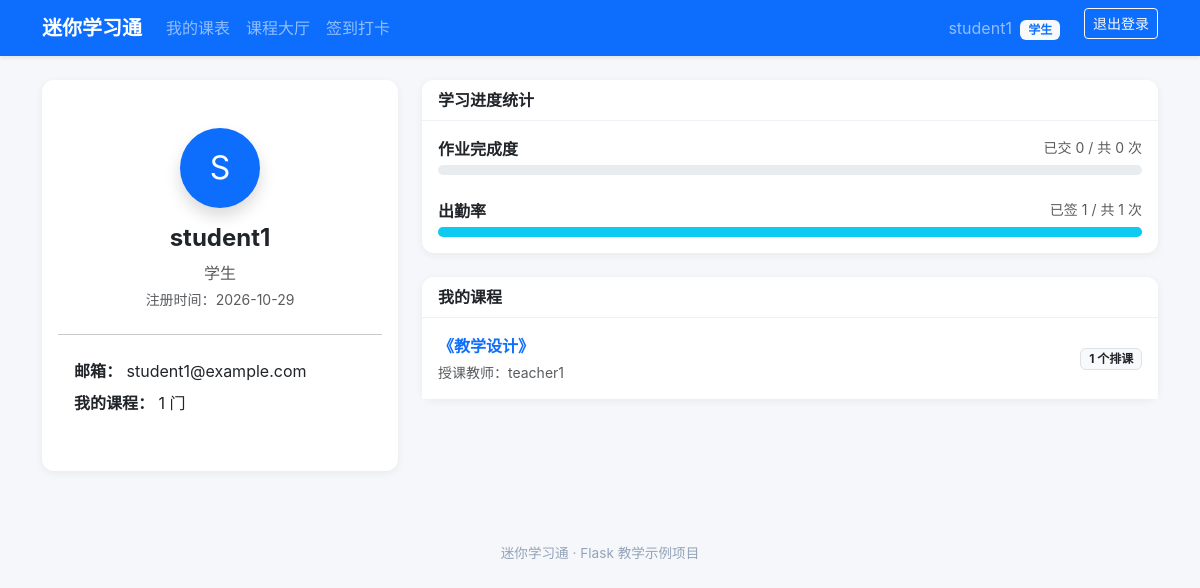
The app's page /profile (signed in) with its own data.
### models.py (models this page shows, shortened)
class User(UserMixin, db.Model):
    __tablename__ = 'user'
    id = db.Column(db.Integer, primary_key=True)
    username = db.Column(db.String(32), unique=True, nullable=False, index=True)
    password_hash = db.Column(db.String(255), nullable=False)
    role = db.Column(db.String(16), nullable=False, default='student')
    email = db.Column(db.String(120), unique=True, nullable=True)
    create_time = db.Column(db.DateTime, nullable=False, default=datetime.now)
    @property
    def is_teacher(self):
        return self.role == 'teacher'
    @property
    def role_label(self):
        return '教师' if self.role == 'teacher' else '学生'

class Course(db.Model):
    __tablename__ = 'course'
    id = db.Column(db.Integer, primary_key=True)
    name = db.Column(db.String(100), nullable=False)
    description = db.Column(db.Text)
    teacher_id = db.Column(db.Integer, db.ForeignKey('user.id'), nullable=False)
    create_time = db.Column(db.DateTime, default=datetime.now)
    teacher = db.relationship('User', backref='taught_courses')
    schedules = db.relationship('Schedule', backref='course', cascade='all, delete-orphan')
    enrollments = db.relationship('Enrollment', backref='course', cascade='all, delete-orphan')
    homeworks = db.relationship('Homework', backref='course', cascade='all, delete-orphan')
    sign_ins = db.relationship('SignIn', backref='course', cascade='all, delete-orphan')
    notifications = db.relationship('Notification', backref='course', cascade='all, delete-orphan')

### app.py (the view)
@app.route('/profile')
@login_required
def profile():
    courses = get_user_courses()
    course_ids = [c.id for c in courses]
    total_homeworks = 0
    submitted_count = 0
    if course_ids:
        total_homeworks = Homework.query.filter(Homework.course_id.in_(course_ids)).count()
        if not current_user.is_teacher:
            submitted_count = Submission.query.filter(
                Submission.student_id == current_user.id,
                Submission.homework_id.in_(
                    db.session.query(Homework.id).filter(Homework.course_id.in_(course_ids))
                )
            ).count()
    total_signs = 0
    signed_count = 0
    if course_ids:
        total_signs = SignIn.query.filter(SignIn.course_id.in_(course_ids)).count()
        if not current_user.is_teacher:
            signed_count = SignRecord.query.filter_by(student_id=current_user.id).count()
    attendance_rate = round((signed_count / total_signs * 100), 1) if total_signs > 0 else 0
    homework_rate = round((submitted_count / total_homeworks * 100), 1) if total_homeworks > 0 else 0
    return render_template('profile.html', courses=courses,
                           total_homeworks=total_homeworks, submitted_count=submitted_count, homework_rate=homework_rate,
                           total_signs=total_signs, signed_count=signed_count, attendance_rate=attendance_rate)

### app.py (called while the page is built)
def get_user_courses():
    if current_user.is_teacher:
        return Course.query.filter_by(teacher_id=current_user.id).all()
    enrollments = Enrollment.query.filter_by(student_id=current_user.id).all()
    return [e.course for e in enrollments]

### models.py (called while the page is built)
@login_manager.user_loader
def load_user(user_id):
    try:
        return db.session.get(User, int(user_id))
    except (TypeError, ValueError):
        return None

### templates/profile.html (shortened to what this page needs)
{% extends 'base.html' %}
{% block content %}
<div class="row g-4">
    <div class="col-md-4">
        <div class="card dashboard-card">
            <div class="card-body text-center py-5">
                <div class="bg-primary text-white rounded-circle d-inline-flex justify-content-center align-items-center mb-3 shadow"
                     style="width: 80px; height: 80px; font-size: 2rem;">
                    {{ current_user.username[0]|upper }}
                </div>
                <h4 class="fw-bold">{{ current_user.username }}</h4>
                <p class="text-muted mb-1">{{ current_user.role_label }}</p>
                <p class="text-muted small">注册时间：{{ current_user.create_time.strftime('%Y-%m-%d') }}</p>
                <hr class="my-4">
                <div class="text-start px-3">
                    <p class="mb-2"><strong>邮箱：</strong> {{ current_user.email or '未填写' }}</p>
                    <p class="mb-2"><strong>我的课程：</strong> {{ courses|length }} 门</p>
                </div>
            </div>
        </div>
    </div>
    <div class="col-md-8">
        <div class="card dashboard-card mb-4">
            <div class="card-header">学习进度统计</div>
            <div class="card-body">
                <div class="mb-4">
                    <div class="d-flex justify-content-between mb-1">
                        <span class="fw-bold">作业完成度</span>
                        <span class="text-muted small">已交 {{ submitted_count }} / 共 {{ total_homeworks }} 次</span>
                    </div>
                    <div class="progress" style="height: 10px;">
                    </div>
                </div>
                <div>
                    <div class="d-flex justify-content-between mb-1">
                        <span class="fw-bold">出勤率</span>
                        <span class="text-muted small">已签 {{ signed_count }} / 共 {{ total_signs }} 次</span>
                    </div>
                    <div class="progress" style="height: 10px;">
                        <div class="progress-bar bg-info" role="progressbar" style="width: {{ attendance_rate }}%;"
                             aria-valuenow="{{ attendance_rate }}" aria-valuemin="0" aria-valuemax="100"></div>
                    </div>
                </div>
            </div>
        </div>
        <div class="card dashboard-card">
            <div class="card-header">我的课程</div>
            <div class="card-body p-0">
                <ul class="list-group list-group-flush">
                    {% for course in courses %}
                    <li class="list-group-item d-flex justify-content-between align-items-center py-3">
                        <div>
                            <a href="{{ url_for('course_detail', course_id=course.id) }}" class="fw-bold text-primary text-decoration-none">
                                《{{ course.name }}》
                            </a>
                            <div class="small text-muted mt-1">授课教师：{{ course.teacher.username }}</div>
                        </div>
                        <span class="badge bg-light text-dark border">{{ course.schedules|length }} 个排课</span>
                    </li>
                    {% else %}
                    <li class="list-group-item text-center text-muted py-4">暂无课程</li>
                    {% endfor %}
                </ul>
            </div>
        </div>
    </div>
</div>
{% endblock %}

### templates/base.html (shortened to what this page needs)
<!DOCTYPE html>
<html lang="zh-CN">
<head>
    <link href="https://cdn.jsdelivr.net/npm/bootstrap@5.3.3/dist/css/bootstrap.min.css" rel="stylesheet">
    <link rel="stylesheet" href="{{ url_for('static', filename='css/style.css') }}">
</head>
<body>
<nav class="navbar navbar-expand-lg navbar-dark bg-primary shadow-sm">
    <div class="container">
        <a class="navbar-brand fw-bold" href="{{ url_for('index') }}">迷你学习通</a>
        <div class="collapse navbar-collapse" id="navbarMain">
            <ul class="navbar-nav me-auto">
                {% if current_user.is_authenticated %}
                    <li class="nav-item"><a class="nav-link" href="{{ url_for('index') }}">我的课表</a></li>
                    <li class="nav-item"><a class="nav-link" href="{{ url_for('course_list') }}">课程大厅</a></li>
                    <li class="nav-item"><a class="nav-link" href="{{ url_for('attendance') }}">签到打卡</a></li>
                {% endif %}
            </ul>
            <ul class="navbar-nav">
                {% if current_user.is_authenticated %}
                    <li class="nav-item">
                        <a class="nav-link me-3" href="{{ url_for('profile') }}">
                            {{ current_user.username }} <span class="badge bg-light text-primary ms-1">{{ current_user.role_label }}</span>
                        </a>
                    </li>
                    <li class="nav-item"><a class="btn btn-sm btn-outline-light" href="{{ url_for('logout') }}">退出登录</a></li>
                {% else %}
                    <li class="nav-item"><a class="nav-link" href="{{ url_for('login') }}">登录</a></li>
                    <li class="nav-item"><a class="btn btn-sm btn-light ms-2" href="{{ url_for('register') }}">注册</a></li>
                {% endif %}
            </ul>
        </div>
    </div>
</nav>
<main class="container my-4">
    {% block content %}{% endblock %}
</main>
<footer class="app-footer text-center mt-5">迷你学习通 · Flask 教学示例项目</footer>
</body>
</html>

### static/css/style.css (style rules this page uses)
body { min-height: 100vh; background-color: #f5f7fa; font-family: -apple-system, BlinkMacSystemFont, "Segoe UI", Roboto, "Helvetica Neue", Arial, sans-serif; }
.dashboard-card { border: none; border-radius: .75rem; box-shadow: 0 .125rem .5rem rgba(15, 23, 42, .06); transition: box-shadow 0.3s ease; }
.dashboard-card .card-header { background-color: #fff; font-weight: 600; border-bottom: 1px solid #eef1f5; border-radius: .75rem .75rem 0 0 !important; }
.app-footer { color: #94a3b8; font-size: .85rem; padding: 1.5rem 0; }
.progress-bar { transition: width 1s ease; }

### records on screen
User: username "student1", role_label "学生", username "S", create_time "2026-10-29", email "student1@example.com"
Course: name "教学设计", teacher.username "teacher1", schedules|length "1"

### other values on screen
{{ courses|length }} "1"
{{ submitted_count }} "0"
{{ total_homeworks }} "0"
{{ signed_count }} "1"
{{ total_signs }} "1"
